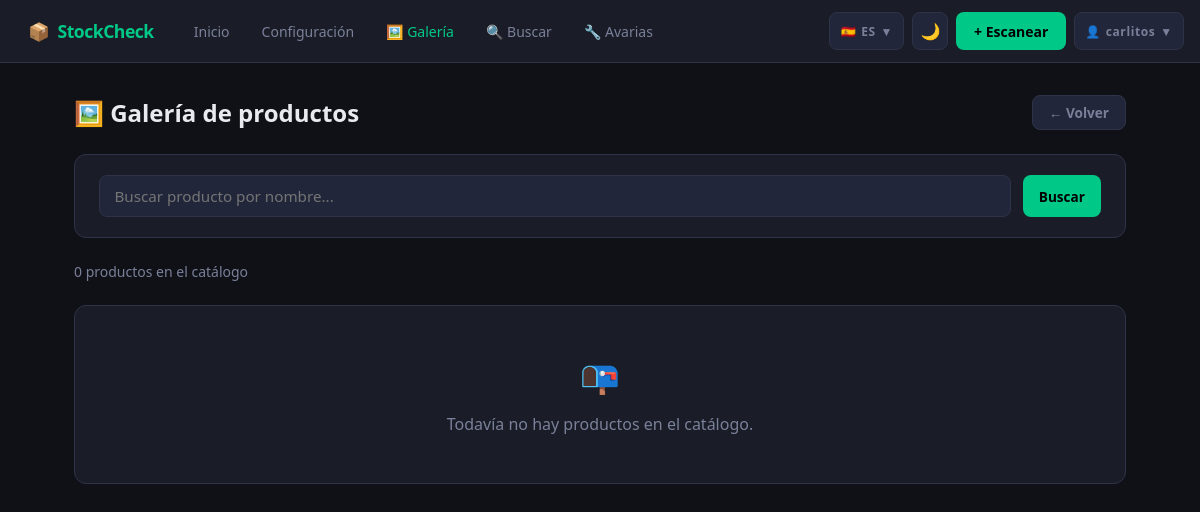
The app's page /galeria/ (signed in), older data.
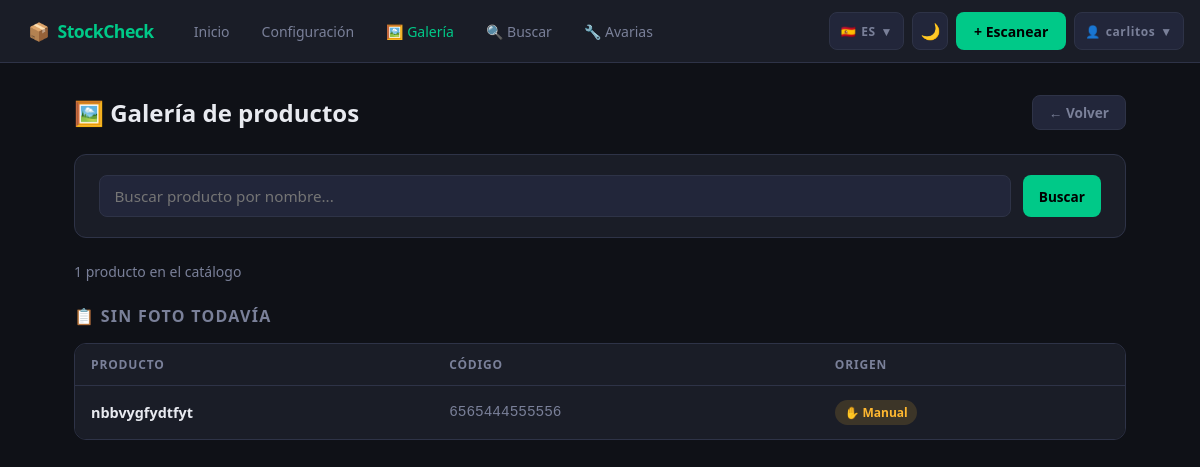
The same page, newer data.
### productos/models.py (models this page shows, shortened)
class CatalogoProducto(models.Model):
    ORIGEN_CHOICES = [
        ("api",     "Open Food Facts"),
        ("manual",  "Ingresado manualmente"),
    ]
    codigo_barra = models.CharField(max_length=100, unique=True, db_index=True)
    nombre       = models.CharField(max_length=200)
    marca        = models.CharField(max_length=120, blank=True)
    foto_url     = models.URLField(max_length=500, blank=True)   # foto de la API
    foto_archivo = models.ImageField(upload_to="productos_fotos/", blank=True, null=True)  # foto subida manual
    origen       = models.CharField(max_length=10, choices=ORIGEN_CHOICES, default="manual")
    fecha_creado = models.DateTimeField(auto_now_add=True)
    fecha_actualizado = models.DateTimeField(auto_now=True)
    class Meta:
        verbose_name = "Catálogo de producto"
        verbose_name_plural = "Catálogo de productos"
        ordering = ["nombre"]
    @property
    def foto(self):
        if self.foto_archivo:
            return self.foto_archivo.url
        if self.foto_url:
            return self.foto_url
        return None

### productos/views.py (the view)
# urls.py: path("galeria/",              views.galeria_productos,     name="galeria_productos"),
@login_required(login_url='login')
def galeria_productos(request):
    busqueda = request.GET.get("q", "").strip()
    fichas = CatalogoProducto.objects.all().order_by("nombre")
    if busqueda:
        fichas = fichas.filter(nombre__icontains=busqueda)
    con_foto = [f for f in fichas if f.foto]
    sin_foto = [f for f in fichas if not f.foto]
    return render(request, "productos/galeria.html", {
        "con_foto": con_foto,
        "sin_foto": sin_foto,
        "busqueda": busqueda,
        "total": fichas.count(),
    })

### productos/templates/productos/galeria.html (shortened to what this page needs)
{% extends "productos/base.html" %}
{% block content %}
<div style="display:flex; align-items:center; justify-content:space-between; margin-bottom:1.5rem; flex-wrap:wrap; gap:1rem;">
  <h1 style="margin:0;">🖼️ Galería de productos</h1>
  <a href="{% url 'dashboard' %}" class="btn btn-ghost">← Volver</a>
</div>
<div class="card" style="margin-bottom:1.5rem;">
  <form method="get" style="display:flex; gap:0.75rem;">
    <input
      type="text"
      name="q"
      value="{{ busqueda }}"
      placeholder="Buscar producto por nombre..."
      style="flex:1;"
    >
    <button type="submit" class="btn btn-primary">Buscar</button>
  </form>
</div>
<p style="color:var(--text-muted); font-size:0.875rem; margin-bottom:1.5rem;">
  {{ total }} producto{{ total|pluralize }} en el catálogo
</p>
{% if sin_foto %}
<div class="section">
  <h2>📋 Sin foto todavía</h2>
  <div class="table-wrap">
    <table>
      <thead><tr><th>Producto</th><th>Código</th><th>Origen</th></tr></thead>
      <tbody>
        {% for ficha in sin_foto %}
        <tr>
          <td><strong>{{ ficha.nombre }}</strong></td>
          <td style="font-family:monospace; color:var(--text-muted);">{{ ficha.codigo_barra }}</td>
          <td>
            <span class="badge {% if ficha.origen == 'api' %}badge-ok{% else %}badge-warn{% endif %}">
              {% if ficha.origen == 'api' %}🌐 Base pública{% else %}✋ Manual{% endif %}
            </span>
          </td>
        </tr>
        {% endfor %}
      </tbody>
    </table>
  </div>
</div>
{% endif %}
{% if not con_foto and not sin_foto %}
<div class="card" style="text-align:center; padding:3rem;">
  <p style="font-size:2rem; margin-bottom:1rem;">📭</p>
  <p style="color:var(--text-muted);">
    {% if busqueda %}No se encontraron productos para "{{ busqueda }}".{% else %}Todavía no hay productos en el catálogo.{% endif %}
  </p>
</div>
{% endif %}
{% endblock %}

Row changes from the older to the newer data that the page shows:
added CatalogoProducto: nombre "nbbvygfydtfyt", codigo_barra "6565444555556", origen "✋ Manual"
Text that changed along with them:
{{ total }}: "0" → "1"
text no longer shown: "📭 Todavía no hay productos en el catálogo."
text now shown: "📋 SIN FOTO TODAVÍA PRODUCTO CÓDIGO ORIGEN"
